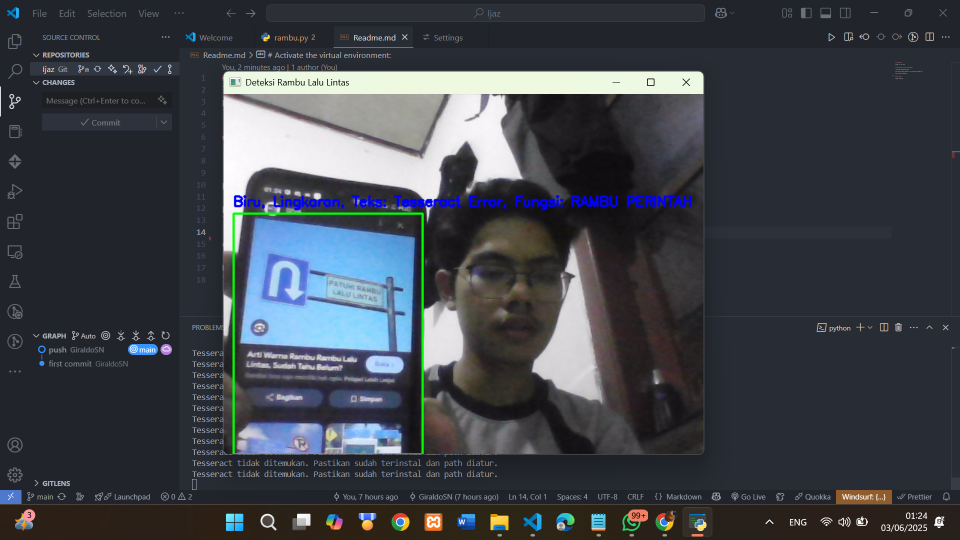
#> input picture coba.png, 1920 x 1080 px, found by its file name (shown at 1/2 size)
$ python bot_20250601232511.py
#> lines starting #> are read from the running program, lines starting #| are printed output that depends on the picture
import cv2
import numpy as np
import matplotlib.pyplot as plt
from google.colab import files

# Upload gambar rambu dari komputer
uploaded = files.upload()
#> the answer given: coba.png
img_path = list(uploaded.keys())[0]

# Load dan resize gambar
img = cv2.imread(img_path)
#> img is the input picture: shape (1080, 1920, 3); mean B, G, R 74, 67.4, 62.9
img = cv2.resize(img, (400, 400))
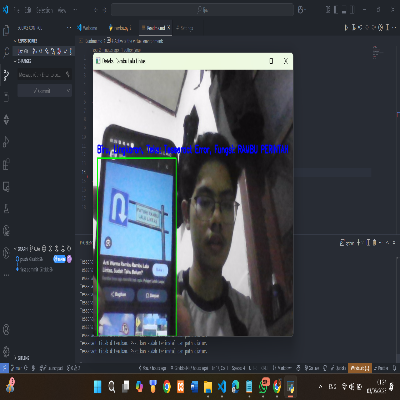
#> img: shape (400, 400, 3); mean B, G, R 73.9, 67.3, 62.8
output = img.copy()

# Konversi ke HSV
hsv = cv2.cvtColor(img, cv2.COLOR_BGR2HSV)
#> hsv: shape (400, 400, 3); mean H, S, V 101.3, 57.9, 77.8

# ===================== #
# === DETEKSI WARNA === #
# ===================== #

# Definisikan range warna merah
mask_red = cv2.inRange(hsv, np.array([0,100,100]), np.array([10,255,255])) + \
           cv2.inRange(hsv, np.array([160,100,100]), np.array([179,255,255]))
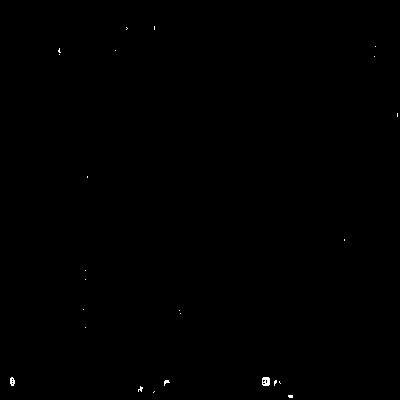
#> mask_red: shape (400, 400); 0.12% white in thin lines or dots

# Range warna biru
mask_blue = cv2.inRange(hsv, np.array([100,150,0]), np.array([140,255,255]))
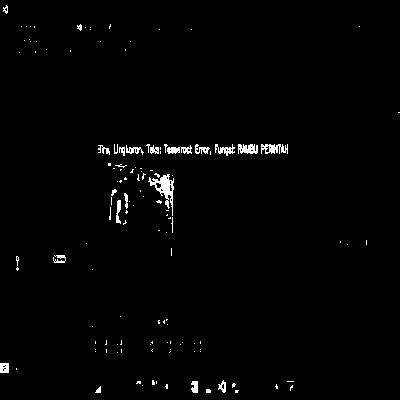
#> mask_blue: shape (400, 400); 1.4% white in thin lines or dots

# Gabungkan semua mask
masks = {'Merah': mask_red, 'Biru': mask_blue}

# ====================== #
# === PROSES KONTUR === #
# ====================== #

for warna, mask in masks.items():
    # Cari kontur dari mask
    contours, _ = cv2.findContours(mask, cv2.RETR_EXTERNAL, cv2.CHAIN_APPROX_SIMPLE)

    for cnt in contours:
        area = cv2.contourArea(cnt)
        if area > 800:
            # Deteksi bentuk
            peri = cv2.arcLength(cnt, True)
            approx = cv2.approxPolyDP(cnt, 0.04 * peri, True)
            shape = "Tidak diketahui"

            if len(approx) > 8:
                shape = "Lingkaran"
            elif len(approx) == 3:
                shape = "Segitiga"
            elif len(approx) == 4:
                shape = "Persegi Panjang"
            elif len(approx) == 7:
                shape = "Panah"

            # Prediksi fungsi berdasarkan warna + bentuk
            fungsi = "Tidak diketahui"
            if warna == "Merah" and shape == "Lingkaran":
                fungsi = "STOP"
            elif warna == "Biru" and shape == "Lingkaran":
                fungsi = "Rambu Lain"
            elif warna == "Biru" and "Panah" in shape:
                fungsi = "Belok (Panah)"
            elif warna == "Biru":
                fungsi = "Petunjuk"

            # Gambar bounding box & teks
            x, y, w, h = cv2.boundingRect(cnt)
            cv2.rectangle(output, (x, y), (x + w, y + h), (0,255,0), 2)
            label = f"{warna}, {shape}, {fungsi}"
            cv2.putText(output, label, (x, y-10), cv2.FONT_HERSHEY_SIMPLEX, 0.6, (0,0,255), 2)
#> this loop made 2 passes
#> warna on passes 1 to 2: 'Merah', 'Biru'

# Tampilkan hasil
output_rgb = cv2.cvtColor(output, cv2.COLOR_BGR2RGB)
plt.figure(figsize=(8,8))
plt.imshow(output_rgb)
plt.axis('off')
plt.title("Deteksi Rambu: Warna, Bentuk, Fungsi")
plt.show()
